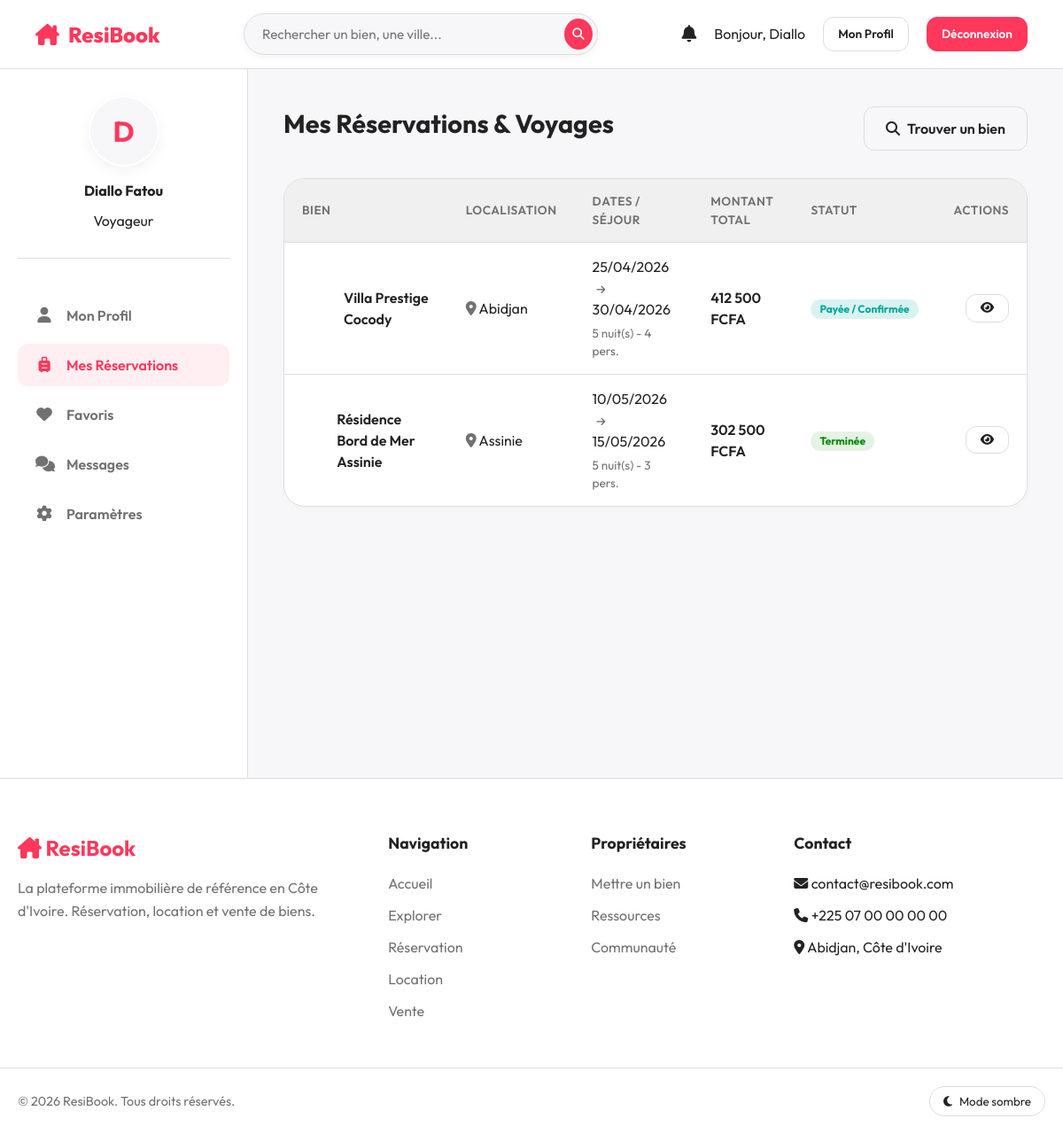
/client/reservations (signed in), run on the app's committed database.
### tables this page shows
CREATE TABLE `reservations` (
  `id` INT AUTO_INCREMENT PRIMARY KEY,
  `property_id` INT NOT NULL,
  `client_id` INT NOT NULL,
  `check_in` DATE NOT NULL,
  `check_out` DATE NOT NULL,
  `guests` INT DEFAULT 1,
  `nights` INT NOT NULL,
  `price_per_night` DECIMAL(12,2) NOT NULL,
  `subtotal` DECIMAL(12,2) NOT NULL,
  `service_fee` DECIMAL(12,2) DEFAULT 0,
  `total_price` DECIMAL(12,2) NOT NULL,
  `status` ENUM('pending','confirmed','cancelled','completed','rejected') DEFAULT 'pending',
  `cancellation_reason` TEXT DEFAULT NULL,
  `special_requests` TEXT DEFAULT NULL,
  `created_at` TIMESTAMP DEFAULT CURRENT_TIMESTAMP,
  `updated_at` TIMESTAMP DEFAULT CURRENT_TIMESTAMP ON UPDATE CURRENT_TIMESTAMP,
  FOREIGN KEY (`property_id`) REFERENCES `properties`(`id`) ON DELETE CASCADE,
  FOREIGN KEY (`client_id`) REFERENCES `users`(`id`) ON DELETE CASCADE,
  INDEX `idx_status` (`status`),
  INDEX `idx_dates` (`check_in`, `check_out`)
);

CREATE TABLE `properties` (
  `id` INT AUTO_INCREMENT PRIMARY KEY,
  `owner_id` INT NOT NULL,
  `category_id` INT DEFAULT NULL,
  `title` VARCHAR(255) NOT NULL,
  `slug` VARCHAR(255) NOT NULL UNIQUE,
  `description` TEXT NOT NULL,
  `listing_type` ENUM('reservation','rental','sale') NOT NULL DEFAULT 'reservation',
  `price_per_night` DECIMAL(12,2) DEFAULT 0,
  `price_monthly` DECIMAL(12,2) DEFAULT 0,
  `price_sale` DECIMAL(12,2) DEFAULT 0,
  `address` VARCHAR(255) NOT NULL,
  `city` VARCHAR(100) NOT NULL,
  `country` VARCHAR(100) DEFAULT 'Côte d''Ivoire',
  `latitude` DECIMAL(10,8) DEFAULT NULL,
  `longitude` DECIMAL(11,8) DEFAULT NULL,
  `max_guests` INT DEFAULT 2,
  `bedrooms` INT DEFAULT 1,
  `bathrooms` INT DEFAULT 1,
  `area_sqm` INT DEFAULT NULL,
  `status` ENUM('active','pending','rejected','inactive','sold','rented') DEFAULT 'pending',
  `is_featured` TINYINT(1) DEFAULT 0,
  `views_count` INT DEFAULT 0,
  `score` DECIMAL(3,2) DEFAULT 0.00,
  `rules` TEXT DEFAULT NULL,
  `cancellation_policy` ENUM('flexible','moderate','strict') DEFAULT 'moderate',
  `created_at` TIMESTAMP DEFAULT CURRENT_TIMESTAMP,
  `updated_at` TIMESTAMP DEFAULT CURRENT_TIMESTAMP ON UPDATE CURRENT_TIMESTAMP,
  FOREIGN KEY (`owner_id`) REFERENCES `users`(`id`) ON DELETE CASCADE,
  FOREIGN KEY (`category_id`) REFERENCES `categories`(`id`) ON DELETE SET NULL,
  INDEX `idx_city` (`city`),
  INDEX `idx_status` (`status`),
  INDEX `idx_owner` (`owner_id`),
  INDEX `idx_type` (`listing_type`),
  FULLTEXT INDEX `idx_search` (`title`, `description`, `city`)
);

### app/controllers/ClientController.php (called while the page is built, shortened)
<?php
class ClientController extends Controller {
    public function reservations() {
        $resModel = $this->model('Reservation');
        $reservations = $resModel->getByClient($_SESSION['user_id']);
        $data = ['title' => 'Mes Réservations', 'reservations' => $reservations];
        $this->view('client/reservations', $data);
    }
}

### core/Router.php (called while the page is built, shortened)
<?php
class Router {
    protected $currentMethod = 'index';
    public function __construct() {
        $url = $this->getUrl();
        if (isset($url[0]) && file_exists(APPROOT . '/controllers/' . ucwords($url[0]) . 'Controller.php')) {
            unset($url[0]);
        }
        $this->currentController = new $this->currentController;
        if (isset($url[1])) {
            if (method_exists($this->currentController, $url[1])) {
                $this->currentMethod = $url[1];
                unset($url[1]);
            }
        }
        $this->params = $url ? array_values($url) : [];
        call_user_func_array([$this->currentController, $this->currentMethod], $this->params);
    }
    public function getUrl() {
        if (isset($_GET['url'])) {
            $url = rtrim($_GET['url'], '/');
            $url = filter_var($url, FILTER_SANITIZE_URL);
            $url = explode('/', $url);
            return $url;
        }
        return [];
    }
}

### index.php (called while the page is built, shortened)
<?php
require_once 'config/Database.php';
require_once 'core/Router.php';
require_once 'core/Controller.php';
$router = new Router();

### config/Database.php (called while the page is built, shortened)
<?php
class Database {
    private $host = DB_HOST;
    private $user = DB_USER;
    private $pass = DB_PASS;
    private $dbname = DB_NAME;
    private $dbh;
    private $stmt;
    public function __construct() {
        $dsn = 'mysql:host=' . $this->host . ';dbname=' . $this->dbname . ';charset=utf8mb4';
        $options = array(
            PDO::ATTR_PERSISTENT => true,
            PDO::ATTR_ERRMODE => PDO::ERRMODE_EXCEPTION,
            PDO::ATTR_DEFAULT_FETCH_MODE => PDO::FETCH_OBJ
        );
        try {
            $this->dbh = new PDO($dsn, $this->user, $this->pass, $options);
        } catch(PDOException $e) {
            $this->error = $e->getMessage();
            echo $this->error;
        }
    }
    public function query($sql) {
        $this->stmt = $this->dbh->prepare($sql);
    }
    public function bind($param, $value, $type = null) {
        if (is_null($type)) {
            switch (true) {
                case is_int($value):
                    $type = PDO::PARAM_INT;
                    break;
            }
        }
        $this->stmt->bindValue($param, $value, $type);
    }
    public function execute() {
        return $this->stmt->execute();
    }
    public function resultSet() {
        $this->execute();
        return $this->stmt->fetchAll();
    }
}

### app/models/Reservation.php (called while the page is built, shortened)
<?php
class Reservation {
    private $db;
    public function __construct() {
        $this->db = new Database;
    }
    public function getByClient($client_id) {
        $this->db->query('SELECT r.*, p.title, p.city, p.price_per_night as prop_price,
            (SELECT image_path FROM property_images pi WHERE pi.property_id = p.id AND pi.is_primary = 1 LIMIT 1) as primary_image
            FROM reservations r JOIN properties p ON r.property_id = p.id WHERE r.client_id = :cid ORDER BY r.created_at DESC');
        $this->db->bind(':cid', $client_id);
        return $this->db->resultSet();
    }
}

### app/views/client/reservations.php (the view, shortened to what this page needs)
<?php require APPROOT . '/views/inc/header.php'; ?>
<div class="dashboard-layout">
    <?php require APPROOT . '/views/inc/sidebar_client.php'; ?>
    <main class="main-content">
        <div style="display: flex; justify-content: space-between; align-items: center; margin-bottom: 30px;">
            <h2 style="font-size: 1.8rem;">Mes Réservations & Voyages</h2>
            <a href="<?= URLROOT; ?>/residences" class="btn btn-outline"><i class="fa-solid fa-magnifying-glass"></i> Trouver un bien</a>
        </div>
        <div class="table-container">
            <div style="overflow-x: auto;">
                <table class="table">
                    <thead>
                        <tr>
                            <th>Bien</th>
                            <th>Localisation</th>
                            <th>Dates / Séjour</th>
                            <th>Montant Total</th>
                            <th>Statut</th>
                            <th style="text-align: right;">Actions</th>
                        </tr>
                    </thead>
                    <tbody>
                        <?php if(empty($data['reservations'])): ?>
                            <tr>
                                <td colspan="6" style="text-align: center; padding: 40px; color: var(--text-muted);">
                                    <i class="fa-solid fa-plane-slash" style="font-size: 3rem; opacity: 0.3; margin-bottom: 15px; display: block;"></i>
                                    Vous n'avez aucune réservation pour le moment.
                                </td>
                            </tr>
                        <?php else: foreach($data['reservations'] as $res) : ?>
                        <tr>
                            <td>
                                <div style="display: flex; align-items: center; gap: 15px;">
                                    <div style="width: 50px; height: 50px; border-radius: var(--radius-sm); background: url('<?= $res->primary_image ? URLROOT.'/uploads/'.$res->primary_image : 'https://images.unsplash.com/photo-1564013799919-ab600027ffc6?auto=format&fit=crop&w=100&q=80'; ?>') center/cover;"></div>
                                    <div style="font-weight: 600;"><?= htmlspecialchars($res->title); ?></div>
                                </div>
                            </td>
                            <td><i class="fa-solid fa-location-dot text-muted"></i> <?= htmlspecialchars($res->city); ?></td>
                            <td>
                                <div><?= date('d/m/Y', strtotime($res->check_in)); ?> <i class="fa-solid fa-arrow-right text-muted" style="font-size: 0.7rem; margin: 0 5px;"></i> <?= date('d/m/Y', strtotime($res->check_out)); ?></div>
                                <div style="font-size: 0.85rem; color: var(--text-muted); margin-top: 5px;"><?= $res->nights; ?> nuit(s) - <?= $res->guests; ?> pers.</div>
                            </td>
                            <td style="font-weight: 600;"><?= number_format($res->total_price, 0, ',', ' '); ?> FCFA</td>
                            <td>
                                <?php if($res->status == 'pending'): ?><span class="badge" style="background: rgba(113, 113, 113, 0.1); color: var(--text-muted);">En attente de validation</span>
                                <?php elseif($res->status == 'approved'): ?><span class="badge badge-pending">En attente de paiement</span>
                                <?php elseif($res->status == 'paid' || $res->status == 'confirmed'): ?><span class="badge" style="background: rgba(0, 166, 153, 0.15); color: var(--secondary);">Payée / Confirmée</span>
                                <?php elseif($res->status == 'completed'): ?><span class="badge badge-success">Terminée</span>
                                <?php else: ?><span class="badge badge-danger">Annulée</span><?php endif; ?>
                            </td>
                            <td style="text-align: right;">
                                <div style="display: flex; justify-content: flex-end; gap: 10px;">
                                    <?php if(in_array($res->status, ['pending', 'approved'])): ?>
                                        <form action="<?= URLROOT; ?>/client/cancelReservation/<?= $res->id; ?>" method="POST" style="display:inline;" onsubmit="return confirm('Êtes-vous sûr de vouloir annuler cette réservation ?');">
                                            <button type="submit" class="btn btn-sm btn-outline" style="color: var(--danger); border-color: var(--danger);" title="Annuler">
                                                <i class="fa-solid fa-xmark"></i>
                                            </button>
                                        </form>
                                    <?php else: ?>
                                        <a href="<?= URLROOT; ?>/residences/show/<?= $res->property_id; ?>" class="btn btn-sm btn-outline" title="Voir l'annonce"><i class="fa-solid fa-eye"></i></a>
                                    <?php endif; ?>
                                </div>
                            </td>
                        </tr>
                        <?php endforeach; endif; ?>
                    </tbody>
                </table>
            </div>
        </div>
    </main>
</div>
<?php require APPROOT . '/views/inc/footer.php'; ?>

### public/css/style.css (style rules this page uses)
:root { --primary: #FF385C; --primary-dark: #D70466; --secondary: #00A699; --success: #008A05; --warning: #FFB400; --danger: #E12C32; --text-main: #222222; --text-muted: #717171; --bg-main: #F7F7F9; --bg-light: #F0F0F0; --white: #FFFFFF; --border: #DDDDDD; --radius-sm: 8px; --radius-md: 12px; --radius-lg: 24px; --transition: all 0.3s ease; }
* { margin: 0; padding: 0; box-sizing: border-box; font-family: 'Outfit', sans-serif; }
body { background-color: var(--bg-main); color: var(--text-main); font-size: 16px; line-height: 1.5; transition: background-color 0.3s, color 0.3s; }
a { color: var(--primary); text-decoration: none; transition: var(--transition); }
h1, h2, h3, h4, h5, h6 { color: var(--text-main); font-weight: 700; margin-bottom: 10px; }
.btn { display: inline-flex; align-items: center; justify-content: center; gap: 8px; font-weight: 600; text-align: center; white-space: nowrap; vertical-align: middle; cursor: pointer; user-select: none; border: 1px solid transparent; padding: 12px 24px; font-size: 1rem; border-radius: var(--radius-md); transition: var(--transition); }
.btn-sm { padding: 8px 16px; font-size: 0.85rem; }
.btn-outline { color: var(--text-main); background-color: transparent; border-color: var(--border); }
.badge { display: inline-block; padding: 5px 10px; font-size: 0.75rem; font-weight: 700; line-height: 1; text-align: center; white-space: nowrap; vertical-align: baseline; border-radius: 50px; }
.badge-success { color: var(--success); background-color: rgba(0, 138, 5, 0.1); }
.dashboard-layout { display: flex; min-height: 100vh; background-color: var(--bg-main); }
.main-content { flex: 1; padding: 40px; overflow-y: auto; }
.table-container { background: var(--white); border-radius: var(--radius-lg); border: 1px solid var(--border); overflow: hidden; box-shadow: 0 2px 10px rgba(0,0,0,0.02); margin-bottom: 30px; }
.table { width: 100%; border-collapse: collapse; }
.table th, .table td { padding: 15px 20px; text-align: left; border-bottom: 1px solid var(--border); }
.table th { background: var(--bg-light); font-weight: 600; color: var(--text-muted); font-size: 0.85rem; text-transform: uppercase; letter-spacing: 0.5px; }
.table tbody tr { transition: var(--transition); }
.table tbody tr:last-child td { border-bottom: none; }
.text-muted { color: var(--text-muted); }

### data on the page
reservations: property.title "Villa Prestige Cocody", property.city "Abidjan", check_in "25/04/2026", check_out "30/04/2026", nights "5", guests "4", total_price "412 500", status "Payée / Confirmée"
reservations: property.title "Résidence Bord de Mer Assinie", property.city "Assinie", check_in "10/05/2026", check_out "15/05/2026", nights "5", guests "3", total_price "302 500", status "Terminée"

### other printed values
explode(' ', $_SESSION['user_name'])[0] "Diallo"
$initials "D"
$_SESSION['user_name'] "Diallo Fatou"
